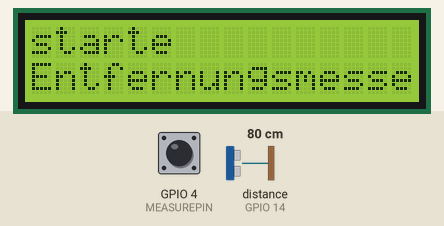
This program was run on a simulated ESP32. Shown: 16×2 character LCD. The inputs (shaded band) are chosen by the test bench; at power-on: GPIO 4 (MEASUREPIN) HIGH, distance to the obstacle (sensor on GPIO 14) 80 cm. The echo pulse lasts 58.3 µs per cm; what the program prints to the serial monitor is not drawn.

Above: at 0.1 s.
2.3 s: GPIO 4 (MEASUREPIN) pulled LOW for 0.15 s
At 3.7 s:
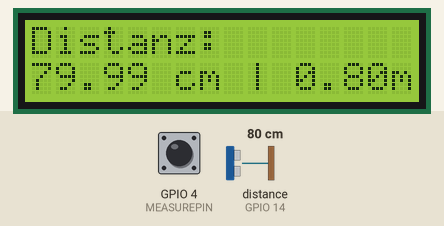
Timing chart, 0 to 5.3 s (numbered marks = the images above; inputs shaded):
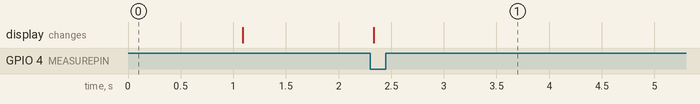

The program:

main.cpp
```cpp
#include <Arduino.h>
#include <Wire.h>
#include <LiquidCrystal_I2C.h>
#include "main.h"

#define MEASUREPIN 4
volatile bool isTriggered = false;

#define TRIGPIN 13
#define ECHOPIN 14
#define MAX_DISTANCE 700
float timeOut = MAX_DISTANCE * 60;  // max waiting time
int soundVelocity = 343;    // 343 m/s | 1234,8 km/h

#define SDA 21  // SDA I2C
#define SCL 22  // SCL I2C

LiquidCrystal_I2C lcd(0x27,16,2);  // set the LCD address to 0x27 for a 16 chars and 2 line display

void setup() {
    Serial.begin(9600);
    Wire.begin(SDA, SCL);
    lcd.init();                      // initialize the lcd
    lcd.backlight();                // activate backlight of lcd display
    pinMode(TRIGPIN, OUTPUT);
    pinMode(ECHOPIN, INPUT);
    pinMode(MEASUREPIN, INPUT_PULLUP);
    bootIntro();
    attachInterrupt(MEASUREPIN, ISR, CHANGE);
    Serial.println("booting successfully");
}

void loop() {
    measureDistance();
}

void bootIntro() {
    lcd.setCursor(0,0);
    lcd.print("starte");
    lcd.setCursor(0,1);
    lcd.print("Entfernungsmesser");
    delay(1000);
    lcd.clear();
    Serial.println("starte Entfernungsmesser... ");
}

void printDistance(float distance) {
    lcd.clear();
    lcd.setCursor(0,0);
    lcd.print("Distanz:");
    lcd.setCursor(6,1);
    lcd.print("cm |");
    lcd.setCursor(15,1);
    lcd.print("m");
    lcd.setCursor(0,1);
    lcd.print(distance);    // print distance in centimeter
    lcd.setCursor(11,1);
    lcd.print((distance/100));  // print distance in meter
}

float getSonar() {
    unsigned long pingTime;
    float distance;
    // make TRIGPIN output high level lasting for 10 microseconds to trigger HC_SR04
    digitalWrite(TRIGPIN, HIGH);
    delayMicroseconds(10);
    digitalWrite(TRIGPIN, LOW);
    // Wait HC-SR04 returning to the high level and measure out this waiting time
    pingTime = pulseIn(ECHOPIN, HIGH, timeOut);
    // calculate according to the time
    distance = (float)pingTime * soundVelocity / 2 / 10000;
    return distance;
}

void printDistanceOnSerial(float distance) {
    Serial.print("Gemessene Distanz: ");
    Serial.print(distance);
    Serial.print(" cm");
    Serial.println();
}

void ISR() {
    isTriggered = true;
}

void measureDistance() {
    if (isTriggered) {
        float distance = getSonar();
        printDistance(distance);
        //printDistanceOnSerial(distance);
        isTriggered = false;
    }
}
```

main.h
```cpp
#ifndef MAIN_H
#define MAIN_H

void bootIntro();
void printDistance(float distance); // prints distance in display
float getSonar();   // gets measured distance
void printDistanceOnSerial(float distance);     // prints distance on Serial
void ISR();
void measureDistance();

#endif
```

Measured:
- after the input at 2.3 s, the display: changes at once (image 1)
